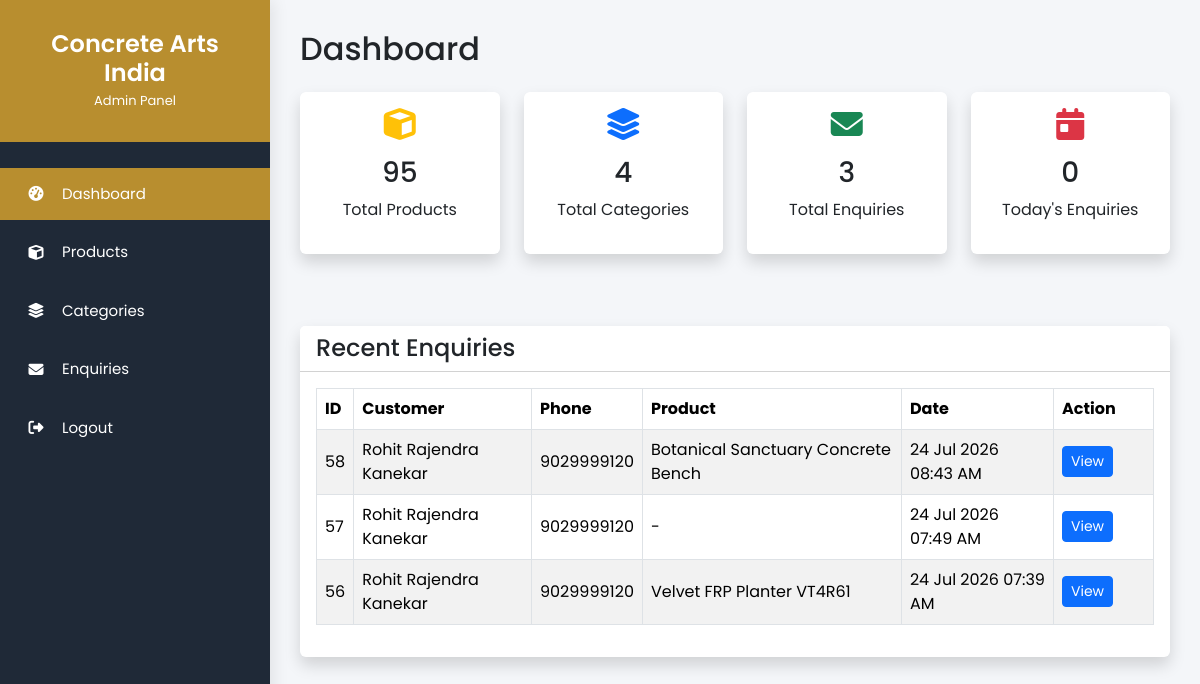
The page /admin/dashboard.php (signed in) on the database as committed earlier.
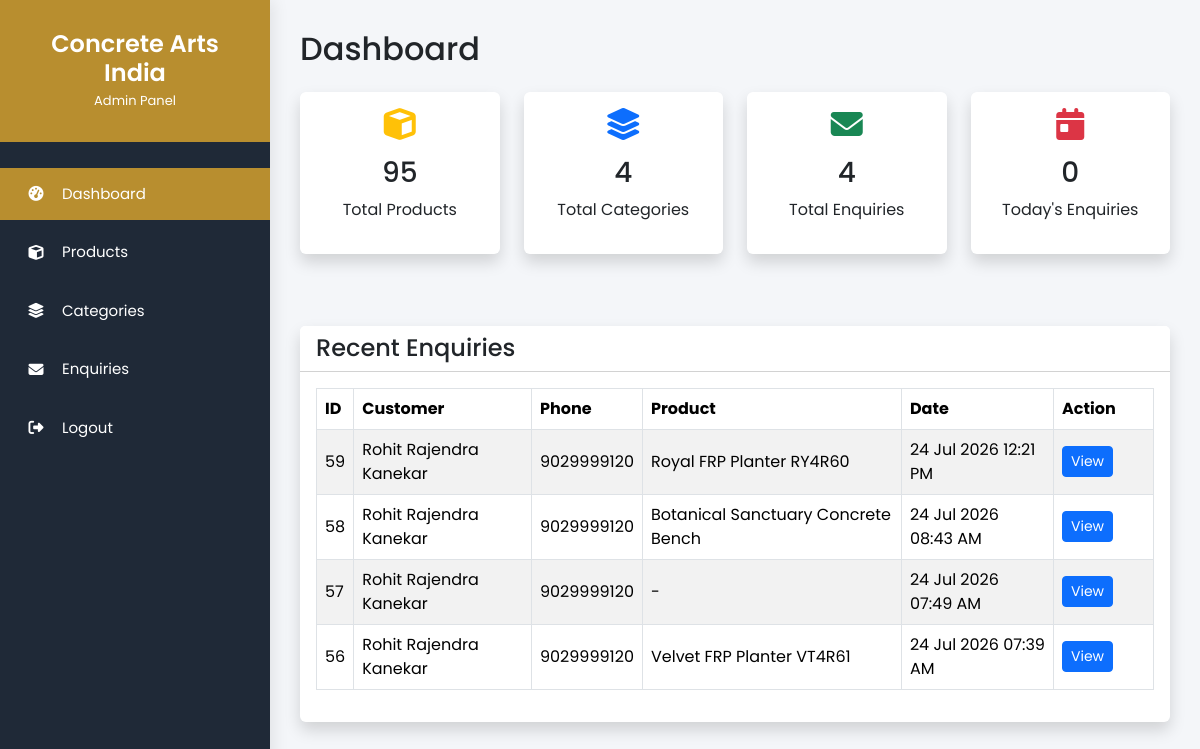
The same page on the database as committed later.
### tables this page shows
CREATE TABLE `enquiries` (
  `id` int(11) NOT NULL,
  `customer_name` varchar(150) NOT NULL,
  `phone` varchar(20) NOT NULL,
  `email` varchar(150) NOT NULL,
  `customer_address` text DEFAULT NULL,
  `source` varchar(100) DEFAULT NULL,
  `subject` varchar(255) DEFAULT NULL,
  `message` text DEFAULT NULL,
  `product_name` varchar(255) DEFAULT NULL,
  `product_category` varchar(100) DEFAULT NULL,
  `product_material` varchar(100) DEFAULT NULL,
  `product_size` varchar(100) DEFAULT NULL,
  `product_price` decimal(12,2) DEFAULT NULL,
  `product_length` varchar(100) DEFAULT NULL,
  `product_breadth` varchar(100) DEFAULT NULL,
  `product_height` varchar(100) DEFAULT NULL,
  `product_color` varchar(100) DEFAULT NULL,
  `product_finish` varchar(100) DEFAULT NULL,
  `product_image` varchar(500) DEFAULT NULL,
  `product_url` varchar(500) DEFAULT NULL,
  `created_at` timestamp NOT NULL DEFAULT current_timestamp()
);

### admin/dashboard.php (the view, shortened to what this page needs)
<?php
require_once 'includes/header.php';
require_once 'includes/sidebar.php';
$stmt = $pdo->query("
    SELECT COUNT(*) AS total
    FROM products
");
$totalProducts = $stmt->fetch(PDO::FETCH_ASSOC)['total'];
$stmt = $pdo->query("
    SELECT COUNT(*) AS total
    FROM categories
");
$totalCategories = $stmt->fetch(PDO::FETCH_ASSOC)['total'];
$totalEnquiries = $pdo->query('SELECT COUNT(*) FROM enquiries')->fetchColumn();
$todayEnquiries = $pdo
    ->query("
		SELECT COUNT(*)
		FROM enquiries
		WHERE DATE(created_at) = CURDATE()
	")
    ->fetchColumn();
$recentEnquiries = $pdo->query("
        SELECT
        id,
        customer_name,
        phone,
        email,
        product_name,
        created_at
        FROM enquiries
        ORDER BY created_at DESC
        LIMIT 10
        ")->fetchAll();
?>
<div class="main-content">
    <h2 class="mb-4">Dashboard</h2>
    <div class="row g-4">
        <div class="col-md-3">
            <div class="card shadow border-0">
                <div class="card-body text-center">
                    <i class="fa-solid fa-cube fa-2x text-warning mb-3"></i>
                    <h3><?= $totalProducts ?></h3>
                    <p>Total Products</p>
                </div>
            </div>
        </div>
        <div class="col-md-3">
            <div class="card shadow border-0">
                <div class="card-body text-center">
                    <i class="fa-solid fa-layer-group fa-2x text-primary mb-3"></i>
                    <h3><?= $totalCategories ?></h3>
                    <p>Total Categories</p>
                </div>
            </div>
        </div>
        <div class="col-md-3">
            <div class="card shadow border-0">
                <div class="card-body text-center">
                    <i class="fa-solid fa-envelope fa-2x text-success mb-3"></i>
                    <h3><?= $totalEnquiries ?></h3>
                    <p>Total Enquiries</p>
                </div>
            </div>
        </div>
        <div class="col-md-3">
            <div class="card shadow border-0">
                <div class="card-body text-center">
                    <i class="fa-solid fa-calendar-day fa-2x text-danger mb-3"></i>
                    <h3><?= $todayEnquiries ?></h3>
                    <p>Today's Enquiries</p>
                </div>
            </div>
        </div>
        <div class="col-md-12">
            <div class="card shadow border-0 mt-5">
                <div class="card-header bg-white">
                    <h4 class="mb-0">
                        Recent Enquiries
                    </h4>
                </div>
                <div class="card-body">
                    <div class="table-responsive">
                        <table class="table table-hover table-striped table-bordered align-middle">
                            <thead>
                                <tr>
                                    <th>ID</th>
                                    <th>Customer</th>
                                    <th>Phone</th>
                                    <th>Product</th>
                                    <th>Date</th>
                                    <th width="100">
                                        Action
                                    </th>
                                </tr>
                            </thead>
                            <tbody>
                                <?php if (count($recentEnquiries)): ?>
                                    <?php foreach ($recentEnquiries as $row): ?>
                                        <tr>
                                            <td>
                                                <?= $row["id"] ?>
                                            </td>
                                            <td>
                                                <?= htmlspecialchars($row["customer_name"] ?: "-") ?>
                                            </td>
                                            <td>
                                                <?= htmlspecialchars($row["phone"] ?: "-") ?>
                                            </td>
                                            <td>
                                                <?= htmlspecialchars($row["product_name"] ?? "-") ?>
                                            </td>
                                            <td>
                                                <?= date("d M Y h:i A", strtotime($row["created_at"])) ?>
                                            </td>
                                            <td>
                                                <a href="enquiries/view.php?id=<?= $row["id"] ?>"
                                                    class="btn btn-sm btn-primary">
                                                    View
                                                </a>
                                            </td>
                                        </tr>
                                    <?php endforeach; ?>
                                <?php endif; ?>
                            </tbody>
                        </table>
                    </div>
                </div>
            </div>
        </div>
    </div>
</div>
<?php require_once 'includes/footer.php'; ?>

### admin/includes/header.php (shortened to what this page needs)
<!DOCTYPE html>
<html lang="en">
<head>
    <link href="https://cdn.jsdelivr.net/npm/bootstrap@5.3.3/dist/css/bootstrap.min.css" rel="stylesheet">
    <link rel="stylesheet" href="https://cdnjs.cloudflare.com/ajax/libs/font-awesome/6.7.2/css/all.min.css">
</head>
<body>

### admin/includes/sidebar.php (shortened to what this page needs)
<?php
$currentPage = basename($_SERVER['PHP_SELF']);
$currentDir = basename(dirname($_SERVER['PHP_SELF']));
?>
<div class="sidebar">
    <div class="logo">
        <h4>Concrete Arts India</h4>
        <span>Admin Panel</span>
    </div>
    <ul>
        <li>
            <a href="<?= ADMIN_URL ?>dashboard.php" class="<?= $currentPage == 'dashboard.php' ? 'active' : '' ?>">
                <i class="fa-solid fa-gauge-high"></i>
                Dashboard
            </a>
        </li>
        <li>
            <a href="<?= ADMIN_URL ?>products/index.php" class="<?= $currentDir == 'products' ? 'active' : '' ?>">
                <i class="fa-solid fa-cube"></i>
                Products
            </a>
        </li>
        <li>
            <a href="<?= ADMIN_URL ?>categories/index.php" class="<?= $currentDir == 'categories' ? 'active' : '' ?>">
                <i class="fa-solid fa-layer-group"></i>
                Categories
            </a>
        </li>
        <li>
            <a href="<?= ADMIN_URL ?>enquiries/index.php" class="<?= $currentDir == 'enquiries' ? 'active' : '' ?>">
                <i class="fa-solid fa-envelope"></i>
                Enquiries
            </a>
        </li>
        <li>
            <a href="<?= ADMIN_URL ?>logout.php">
                <i class="fa-solid fa-right-from-bracket"></i>
                Logout
            </a>
        </li>
    </ul>
</div>

### admin/includes/footer.php (shortened to what this page needs)
</body>
</html>

### admin/includes/header.php (style rules this page uses)
* { margin: 0; padding: 0; box-sizing: border-box; font-family: 'Poppins', sans-serif; }
body { background: #f4f6f9; }
a { text-decoration: none; }
ul { margin: 0; padding: 0; list-style: none; }
.sidebar { position: fixed; top: 0; left: 0; width: 270px; height: 100vh; background: #1f2937; color: #fff; overflow-y: auto; box-shadow: 4px 0 15px rgba(0, 0, 0, .08); }
.logo { padding: 30px 20px; background: #b88e2f; text-align: center; }
.logo h4 { margin: 0; color: #fff; font-weight: 600; }
.logo span { font-size: 13px; color: #fff; }
.sidebar ul { padding: 20px 0; }
.sidebar ul li { margin: 6px 0; }
.sidebar ul li a { display: flex; align-items: center; gap: 15px; color: #fff; padding: 15px 25px; transition: .3s; font-size: 15px; }
.sidebar i { width: 22px; text-align: center; }
.main-content { margin-left: 270px; padding: 30px; }

### admin/includes/sidebar.php (style rules this page uses)
.active { background: #b88e2f; color: #fff; }

Rows that differ between the two databases and show on the page:
added enquiries: id "59", customer_name "Rohit Rajendra Kanekar", phone "9029999120", product_name "Royal FRP Planter RY4R60", created_at "24 Jul 2026 12:21 PM"
Other text that changed with them:
$totalEnquiries: "3" → "4"
